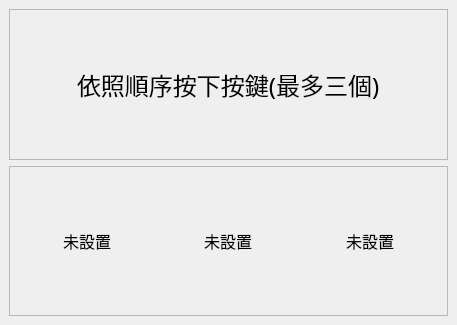
<?xml version="1.0" encoding="UTF-8"?>
<ui version="4.0">
 <class>AddKeyWindow</class>
 <widget class="QMainWindow" name="AddKeyWindow">
  <property name="geometry">
   <rect>
    <x>0</x>
    <y>0</y>
    <width>457</width>
    <height>325</height>
   </rect>
  </property>
  <property name="windowTitle">
   <string>AddKeyWindow</string>
  </property>
  <widget class="QWidget" name="centralwidget">
   <layout class="QVBoxLayout" name="verticalLayout">
    <item>
     <widget class="QFrame" name="frame">
      <property name="frameShape">
       <enum>QFrame::StyledPanel</enum>
      </property>
      <property name="frameShadow">
       <enum>QFrame::Raised</enum>
      </property>
      <layout class="QVBoxLayout" name="verticalLayout_2">
       <item alignment="Qt::AlignHCenter">
        <widget class="QLabel" name="label">
         <property name="font">
          <font>
           <family>Adobe 黑体 Std R</family>
           <pointsize>18</pointsize>
          </font>
         </property>
         <property name="text">
          <string>依照順序按下按鍵(最多三個)</string>
         </property>
        </widget>
       </item>
      </layout>
     </widget>
    </item>
    <item>
     <widget class="QFrame" name="frame_2">
      <property name="frameShape">
       <enum>QFrame::StyledPanel</enum>
      </property>
      <property name="frameShadow">
       <enum>QFrame::Raised</enum>
      </property>
      <layout class="QHBoxLayout" name="horizontalLayout">
       <item alignment="Qt::AlignHCenter">
        <widget class="QLabel" name="label_2">
         <property name="font">
          <font>
           <family>Adobe 黑体 Std R</family>
           <pointsize>12</pointsize>
          </font>
         </property>
         <property name="text">
          <string>未設置</string>
         </property>
        </widget>
       </item>
       <item alignment="Qt::AlignHCenter">
        <widget class="QLabel" name="label_3">
         <property name="font">
          <font>
           <family>Adobe 黑体 Std R</family>
           <pointsize>12</pointsize>
          </font>
         </property>
         <property name="text">
          <string>未設置</string>
         </property>
        </widget>
       </item>
       <item alignment="Qt::AlignHCenter">
        <widget class="QLabel" name="label_4">
         <property name="font">
          <font>
           <family>Adobe 黑体 Std R</family>
           <pointsize>12</pointsize>
          </font>
         </property>
         <property name="text">
          <string>未設置</string>
         </property>
        </widget>
       </item>
      </layout>
     </widget>
    </item>
   </layout>
  </widget>
 </widget>
 <resources/>
 <connections/>
</ui>
